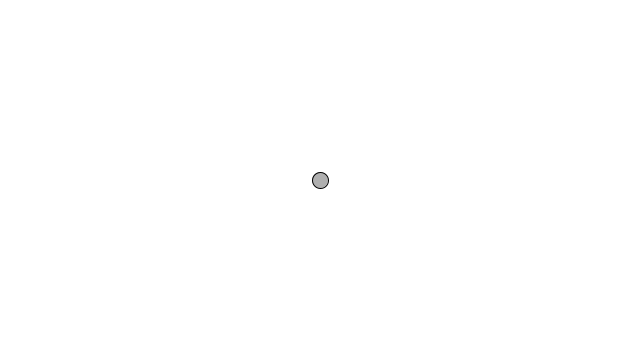
Frame 1 (no input)
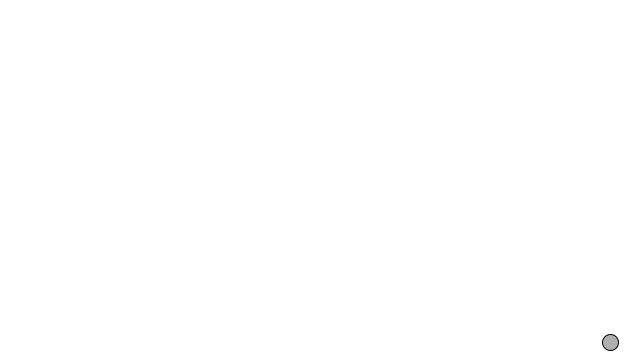
Frame 60 (the mouse pressed at the canvas centre just before this capture)
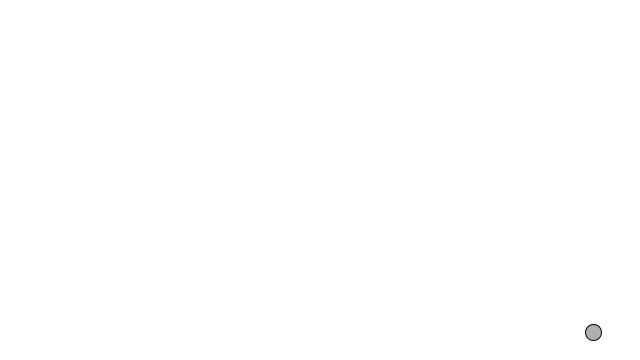
Frame 120 (the mouse held since frame 60 and released just before this capture)

The Processing sketch that drew these frames (run headless with seeded random() and noise(); from frame 60 on, the mouse is pressed at the canvas centre):

// Processing sketch: build
// ── build.pde
class Mover {

  PVector location;
  PVector velocity;
  PVector acceleration;

  Mover() {
    location = new PVector(width/2, height/2);
    velocity = new PVector(0, 0);
    acceleration = new PVector(0, 0);
  }

  void update() {
    velocity.add(acceleration);
    location.add(velocity);
  }

  void applyForce(PVector f) {
    // Accumulate forces
    acceleration.add(f);
  }

  void display() {
    stroke(0);
    fill(175);
    ellipse(location.x, location.y, 16, 16);
  }

  void checkEdges() {
    if (location.x > width) {
      location.x = width;
      velocity.x *= -1;
    } else if (location.x < 0) {
      location.x = 0;
      velocity.x *= -1;
    }
    if (location.y > height) {
      location.y = height;
      velocity.y *= -1;
    }
  }

}


// Declare the Mover object
Mover m;

void setup() {
  size(640, 360);
  m = new Mover();
}

void draw() {

  background(255);

  PVector gravity = new PVector(0, 0.03);
  m.applyForce(gravity);

  PVector wind = new PVector(0.05, 0);
  m.applyForce(wind);

  m.update();
  m.checkEdges();
  m.display();

}
